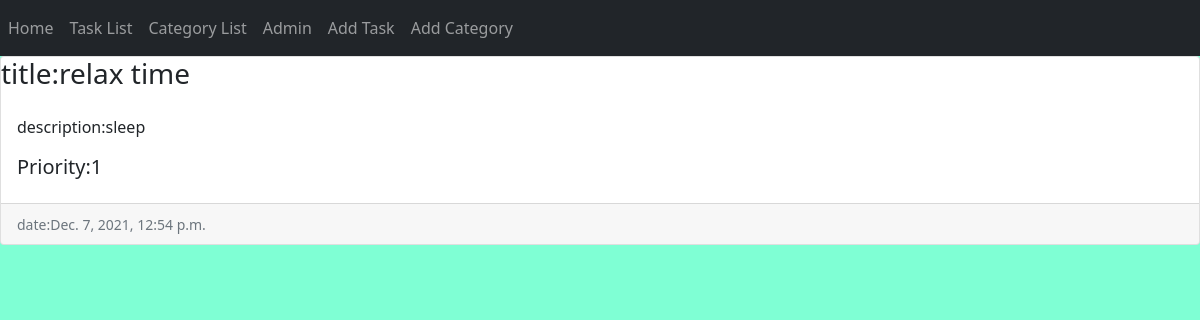
Screenshot of /15/ with the database file from the repository.
### todo/models.py (models this page shows, shortened)
class Task(models.Model):
    category = models.ManyToManyField('Category')
    title = models.CharField(max_length=30)
    description = models.TextField()
    Priority = models.IntegerField()
    due_date = models.DateTimeField()
    create_time = models.DateField(auto_now_add=True)

### todo/views.py (the view)
# urls.py: path('<int:pk>/', TaskDetail.as_view(), name="task_detail"),
class TaskDetail(DetailView):
    model = Task

### templates/todo/task_detail.html (shortened to what this page needs)
{% extends 'base.html' %}
{% block content %}
<div class="card-group">
  <div class="card">
    <h3 class="card-img-top" >title:{{task.title}} </h3>
    <div class="card-body">
      <p class="card-text">description:{{task.description}}</p>
      <h5>Priority:{{task.Priority}}</h5>
    </div>
    <div class="card-footer">
      <small class="text-muted">date:{{task.due_date}}</small>
    </div>
  </div>
</div>
{% endblock content %}

### static/todo/a.css (style rules this page uses)
body { background-color: aquamarine; }

### rows the page displays
Task: title "relax time", description "sleep", Priority "1", due_date "Dec. 7, 2021, 12:54 p.m."
